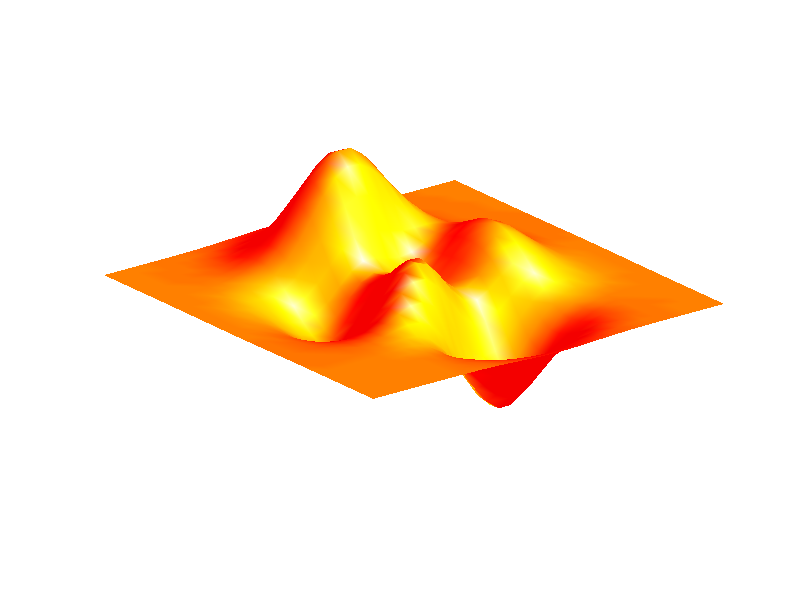

This figure's MATLAB source: (Note: this script raises an error after producing the figure.)
%
% Plot the 'peaks' surface and view it
% from different angles.
%

clear all     % clear variables
close all     % close open graphics windows

[X,Y,Z] = peaks(30);
surfl(X, Y, Z)
   axis([-3 3 -3 3 -10 10])
   axis off
   shading interp
   colormap(hot)

% pre-allocation needed for MatLab 5.2 & older
m = moviein(15);

for i = 1 : 72
   view(-37.5 + 5*(i-1), 30)
   % m(:,i) = getframe;      % for older versions
   drawnow
   m(i) = getframe;
end

movie(m)                     % play it
